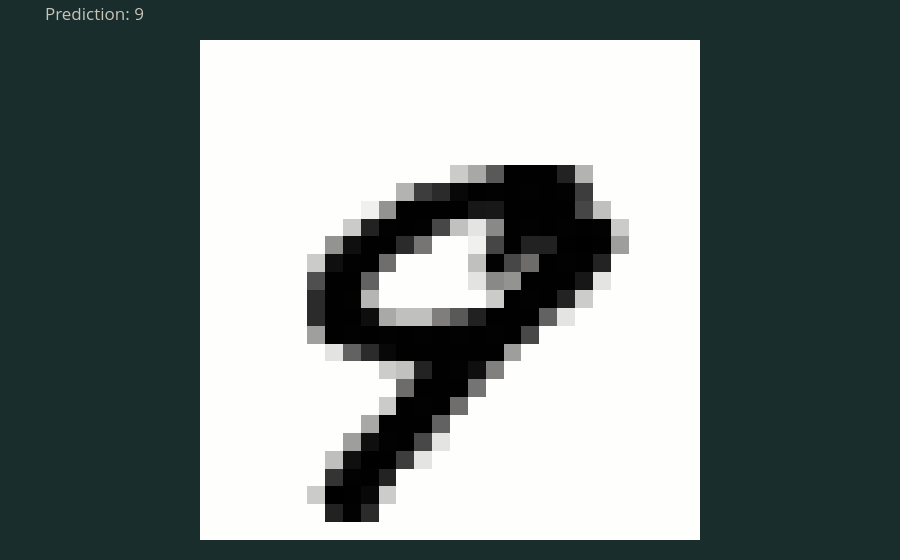

This figure's notebook cell:
### Code cell
def show_image(img: t.Tensor, target: int):
    img = img * std + mean

    fig = px.imshow(img, color_continuous_scale="gray_r")
    fig.update_layout(
        title=dict(text=f"Prediction: {target}", font=dict(color=SITE['text_primary'])),
        coloraxis_showscale=False,
        paper_bgcolor=SITE['bg_secondary'],
        font=dict(color=SITE['text_primary']),
        margin=dict(l=20, r=20, t=40, b=20),
    )
    fig.update_xaxes(visible=False)
    fig.update_yaxes(visible=False, scaleanchor="x")
    fig.show()

def validate_model():
    idx = random.randint(0, len(ds["test"]["image"]))
    img = ds["test"]["image"][idx]
    
    out = model(img.to(device))
    out = out.softmax(dim=-1)
    target = out.argmax(dim=-1)

    show_image(img.detach().cpu().reshape(28, 28), target)

validate_model()

### Figure 1 — Plotly figure (JSON) as saved in the notebook; plotly's stock layout.template omitted (floating-point values rounded to 4 significant figures; data arrays with more than 128 entries replaced by an {"elided": "..."} marker saying what was removed)
{"data": [{"coloraxis": "coloraxis", "hovertemplate": "x: %{x}<br>y: %{y}<br>color: %{z}<extra></extra>", "name": "0", "type": "heatmap", "xaxis": "x", "yaxis": "y", "z": {"elided": "28x28 float values"}}], "layout": {"coloraxis": {"autocolorscale": false, "colorscale": [[0, "rgb(254, 254, 253)"], [0.09091, "rgb(224, 224, 223)"], [0.1818, "rgb(197, 197, 195)"], [0.2727, "rgb(171, 171, 170)"], [0.3636, "rgb(146, 146, 145)"], [0.4545, "rgb(124, 123, 122)"], [0.5455, "rgb(102, 101, 101)"], [0.6364, "rgb(81, 80, 80)"], [0.7273, "rgb(59, 59, 59)"], [0.8182, "rgb(38, 38, 38)"], [0.9091, "rgb(16, 16, 16)"], [1, "rgb(0, 0, 0)"]], "showscale": false}, "font": {"color": "#c8c4b8"}, "margin": {"b": 20, "l": 20, "r": 20, "t": 40}, "paper_bgcolor": "#1a2d2d", "title": {"font": {"color": "#c8c4b8"}, "text": "Prediction: 9"}, "xaxis": {"anchor": "y", "constrain": "domain", "domain": [0, 1], "scaleanchor": "y", "visible": false}, "yaxis": {"anchor": "x", "autorange": "reversed", "constrain": "domain", "domain": [0, 1], "scaleanchor": "x", "visible": false}}}
